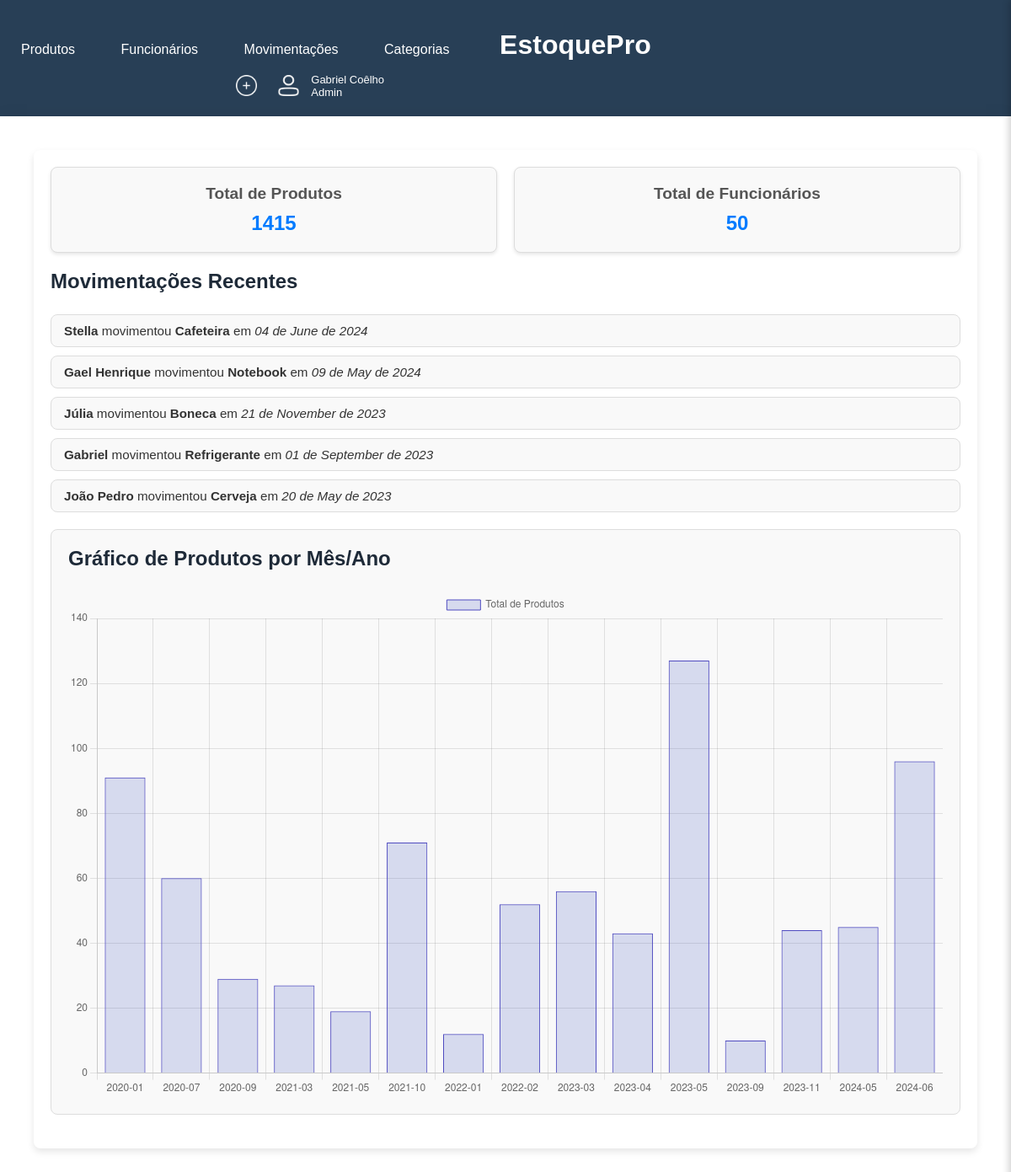
The page / on the database its author committed.
### models.py (models this page shows, shortened)
class Movimentacao(Base):
    __tablename__ = 'movimentacoes'
    id_movimentacao = Column(Integer, primary_key=True)
    quantidade_produto = Column(Integer, index=True)
    fornecedor = Column(String(11), index=True)
    status = Column(String(11), index=True)
    data_da_movimentacao = Column(Date, index=True)
    id_funcionario = Column(Integer, ForeignKey('funcionarios.id_funcionario'))
    funcionario = relationship("Funcionario")
    id_produto = Column(Integer, ForeignKey('produtos.id_produto'))
    Produto = relationship("Produto")

class Funcionario(Base):
    __tablename__ = 'funcionarios'
    id_funcionario = Column(Integer, primary_key=True)
    nome_funcionario = Column(String(40), nullable=False, index=True)
    sobrenome = Column(String(16), nullable=False, index=True)
    email = Column(String(40), nullable=False, index=True, unique=True)
    cpf = Column(String(11), nullable=False, index=True, unique=True)
    telefone = Column(String(16), index=True, unique=True)
    data_de_cadastro = Column(String, index=True)

class Produto(Base):
    __tablename__ = 'produtos'
    id_produto = Column(Integer, primary_key=True)
    nome_produto = Column(String(40), nullable=False, index=True)
    qtd = Column(Integer, index=True)
    preco_produto = Column(Float, index=True)
    id_categoria = Column(Integer, ForeignKey('categorias.id_categoria'))
    categoria = relationship("Categoria")

### app.py (the view)
@app.route('/')
def home():
    return dashboard()

### utils.py (called while the page is built)
def produtos_por_mes_ano():
    resultados = (
        db_session.query(
            func.strftime('%Y-%m', Movimentacao.data_da_movimentacao).label('mes_ano'),
            func.sum(Movimentacao.quantidade_produto).label('total_produtos')
        )
        .group_by('mes_ano')
        .having(func.sum(Movimentacao.quantidade_produto) > 0)  # Adiciona a cláusula HAVING
        .order_by('mes_ano')
        .all()
    )
    return resultados

### templates/dashboard.html (shortened to what this page needs)
{% extends 'base.html' %}
{% block conteudo %}
        <div class="dashboard-container">
            <section class="metrics">
                <div class="metric">
                    <h2>Total de Produtos</h2>
                    <p>{{ total_produtos }}</p>
                </div>
                <div class="metric">
                    <h2>Total de Funcionários</h2>
                    <p>{{ total_funcionarios }}</p>
                </div>
            </section>
            <section class="recent-movements">
                <h2>Movimentações Recentes</h2>
                <ul>
                    {% for movimentacao, funcionario, produto in movimentacoes_recentes %}
                        <li>
                            <strong>{{ funcionario.nome_funcionario }}</strong> movimentou
                            <strong>{{ produto.nome_produto }}</strong> em
                            <em>{{ movimentacao.data_extenso }}</em>
                        </li>
                    {% endfor %}
                </ul>
            </section>
            <section class="product-chart">
                <h2>Gráfico de Produtos por Mês/Ano</h2>
                <div id="chart-container">
                    <canvas id="productChart" width="800" height="600"></canvas>
                </div>
            </section>
        </div>
        <script>
            const ctx = document.getElementById('productChart').getContext('2d');
            const productChart = new Chart(ctx, {
                type: 'bar',
                data: {
                    labels: {{ meses|tojson }},
                    datasets: [{
                        label: 'Total de Produtos',
                        data: {{ totais|tojson }},
                        backgroundColor: 'rgba(75,94,192,0.2)',
                        borderColor: 'rgb(79,75,192)',
                        borderWidth: 1
                    }]
                },
                options: {
                    responsive: true,
                    maintainAspectRatio: false,
                    plugins: {
                        legend: {
                            position: 'top',
                        },
                        title: {
                            display: false,
                        }
                    },
                    scales: {
                        y: {
                            beginAtZero: true
                        }
                    }
                }
            });
        </script>
{% endblock conteudo %}

### templates/base.html (shortened to what this page needs)
<!DOCTYPE html>
<html lang="pt-BR">
<head>
    <link rel="stylesheet" href="../static/template.css">
</head>
<body>
<header>
    <div class="container">
        <a href="{{ url_for('produto') }}">Produtos</a>
        <a href="{{ url_for('funcionario') }}">Funcionários</a>
        <a href="{{ url_for('movimentacao') }}">Movimentações</a>
        <a href="{{ url_for('categoria') }}">Categorias</a>
        <div class="logo" style="cursor: pointer;"><a href="{{ url_for('dashboard') }}"><h1>EstoquePro</h1></a></div>
        <div class="icones">
            <div style="cursor: pointer;" class="icone" id="toggleButton">
                <img src="/static/add.png" alt="" style="width: 25px; height: 25px;">
            </div>
            <div class="icone">
                <img src="/static/perfil.png" alt="" style="width: 25px; height: 25px;">
            </div>
            <div class="nome-cargo">
                <p class="nome">Gabriel Coêlho</p>
                <p class="cargo">Admin</p>
            </div>
        </div>
    </div>
</header>
<main>
    {% block conteudo %}
    {% endblock %}
</main>
</body>
</html>

### static/template.css (style rules this page uses)
* { margin: 0; padding: 0; box-sizing: border-box; }
body, html { height: 100%; font-family: 'Poppins', sans-serif; background-color: #f0f2f5; color: #333333; }
a { text-decoration: none; color: #1e2a38; transition: color 0.3s; }
header { background-color: #283f56; padding: 20px 0; text-align: left; color: white; box-shadow: 0 4px 8px rgba(0, 0, 0, 0.1); }
.logo { display: inline-block; width: 20vw; text-align: center; }
.icones { display: inline-block; width: 38vw; margin-right: 20px; text-align: right; }
.icone { display: inline-block; margin-left: 20px; }
header a { display: inline-block; padding: 15px 25px; font-size: 16px; color: white; transition: background-color 0.3s; }
main { padding: 40px; background-color: #ffffff; min-height: 100vh; box-shadow: 0 4px 20px rgba(0, 0, 0, 0.1); }
header h1 { color: #ffffff; font-weight: 600; display: inline-block; }
h2 { color: #1e2a38; margin-bottom: 25px; font-weight: 600; }
.nome, .cargo { text-align: left; font-size: 13px; }
.nome-cargo { display: inline-block; margin-left: 10px; cursor: default; }

### templates/dashboard.html (style rules this page uses)
.dashboard-container { max-width: 1200px; margin: 0 auto; padding: 20px; background: #ffffff; border-radius: 8px; box-shadow: 0 4px 8px rgba(0, 0, 0, 0.1); }
.metrics, .recent-movements, .product-chart { margin-bottom: 20px; }
.metrics { display: flex; gap: 20px; }
.metric { flex: 1; background: #f9f9f9; border: 1px solid #ddd; border-radius: 8px; padding: 20px; text-align: center; box-shadow: 0 2px 4px rgba(0, 0, 0, 0.1); }
.metric h2 { font-size: 1.2rem; color: #555; margin-bottom: 10px; }
.metric p { font-size: 1.5rem; color: #007bff; font-weight: bold; }
.recent-movements ul { list-style: none; padding: 0; }
.recent-movements li { background: #f9f9f9; border: 1px solid #ddd; border-radius: 8px; padding: 10px 15px; margin-bottom: 10px; font-size: 0.95rem; }
.product-chart { background: #f9f9f9; border: 1px solid #ddd; border-radius: 8px; padding: 20px; }

### rows shown on the page
Movimentacao: nome_funcionario "Stella", nome_produto "Cafeteira", data_extenso "04 de June de 2024"
Movimentacao: nome_funcionario "Gael Henrique", nome_produto "Notebook", data_extenso "09 de May de 2024"
Movimentacao: nome_funcionario "Júlia", nome_produto "Boneca", data_extenso "21 de November de 2023"
Movimentacao: nome_funcionario "Gabriel", nome_produto "Refrigerante", data_extenso "01 de September de 2023"
Movimentacao: nome_funcionario "João Pedro", nome_produto "Cerveja", data_extenso "20 de May de 2023"

### other values the page prints
{{ total_produtos }} "1415"
{{ total_funcionarios }} "50"
chart data {{ meses|tojson }} ["2020-01", "2020-07", "2020-09", "2021-03", "2021-05", "2021-10", "2022-01", "2022-02", "2023-03", "2023-04", "2023-05", "2023-09", "2023-11", "2024-05", "2024-06"]
chart data {{ totais|tojson }} [91, 60, 29, 27, 19, 71, 12, 52, 56, 43, 127, 10, 44, 45, 96]
